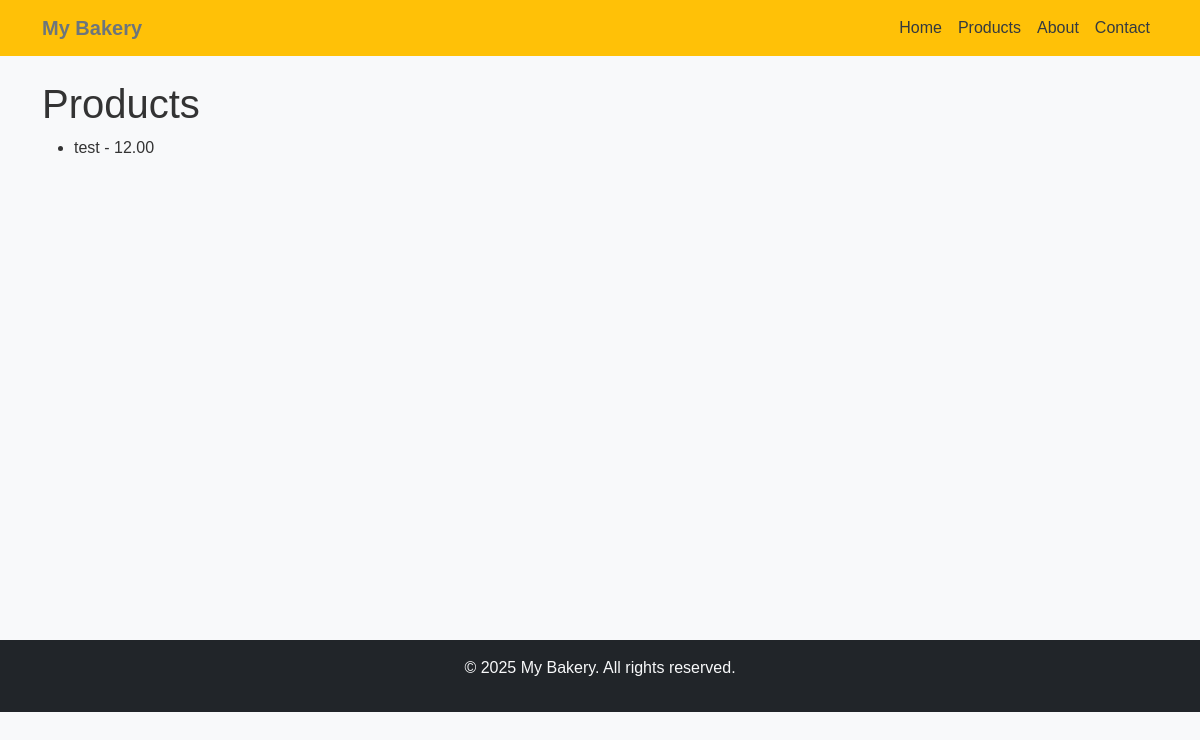
/products/, run on an earlier commit of the app's database.
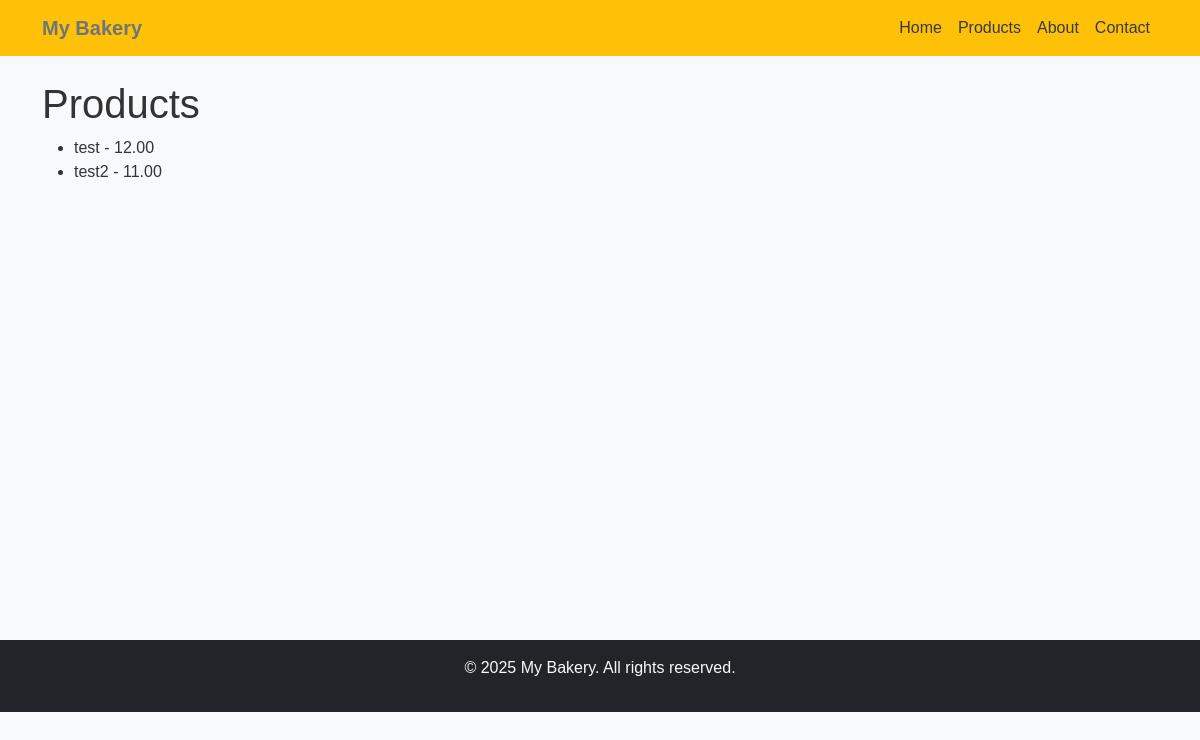
And on a later commit of the database.
### products/models.py (models this page shows, shortened)
class Product(models.Model):
    name = models.CharField(max_length=255)
    description = models.TextField()
    price = models.DecimalField(max_digits=6, decimal_places=2)
    image = models.ImageField(upload_to='products/',
                              null=True, blank=True)  # Optional image field

### products/views.py (the view)
# urls.py: path('products/', product_views.product_list, name='product_list'),
def product_list(request):
    products = Product.objects.all()
    return render(request, 'products/product_list.html', {'products': products})

### products/templates/products/product_list.html
{% extends 'base.html' %} {% block content %}
<h1>Products</h1>
<ul>
  {% for product in products %}
  <li>{{ product.name }} - {{ product.price }}</li>
  {% endfor %}
</ul>
{% endblock %}

### templates/base.html (shortened to what this page needs)
{% load static %}
<!DOCTYPE html>
<html lang="en">
  <head>
    <link
      rel="stylesheet"
      href="https://cdn.jsdelivr.net/npm/bootstrap@5.3.2/dist/css/bootstrap.min.css"
    />
    <link rel="stylesheet" href="{% static 'css/styles.css' %}" />
  </head>
  <body>
    <nav class="navbar navbar-expand-lg navbar-light bg-light">
      <div class="container">
        <a class="navbar-brand" href="{% url 'home' %}">My Bakery</a>
        <div class="collapse navbar-collapse" id="navbarNav">
          <ul class="navbar-nav ms-auto">
            <li class="nav-item">
              <a class="nav-link" href="{% url 'home' %}">Home</a>
            </li>
            <li class="nav-item">
              <a class="nav-link" href="{% url 'product_list' %}">Products</a>
            </li>
            <li class="nav-item">
              <a class="nav-link" href="{% url 'about' %}">About</a>
            </li>
            <li class="nav-item">
              <a class="nav-link" href="{% url 'contact' %}">Contact</a>
            </li>
          </ul>
        </div>
      </div>
    </nav>
    <main class="container py-4">
      {% block content %}{% endblock %}
    </main>
    <footer class="bg-dark text-light text-center py-3 mt-4">
      <p>&copy; 2025 My Bakery. All rights reserved.</p>
    </footer>
  </body>
</html>

### templates/static/css/styles.css (style rules this page uses)
body { font-family: "Arial", sans-serif; background-color: #f8f9fa; color: #333; margin: 0; padding: 0; }
.navbar { background-color: #ffc107 !important; }
.navbar-brand { font-weight: bold; color: #6c757d !important; }
.navbar-nav .nav-link { color: #343a40 !important; font-weight: 500; }
main { min-height: 70vh; padding-top: 20px; }
footer { background-color: #343a40; color: white; padding: 10px 0; position: relative; bottom: 0; width: 100%; }

What changed in the data, as far as the page shows it:
added Product: name "test2", price "11.00"
